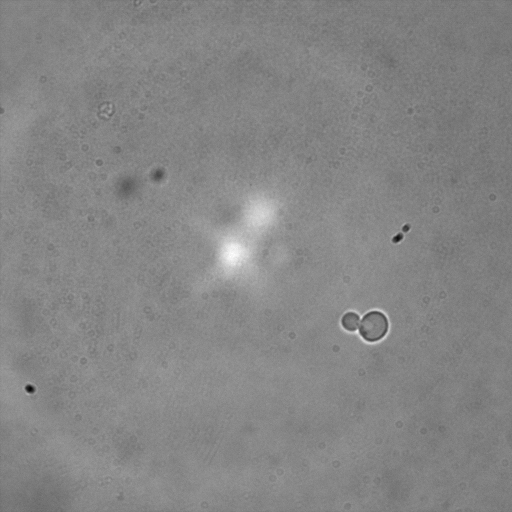
%> input picture Examples/APP/Image_Processing_V1.2/yeasts_bf1.tif, 512 x 512 px
$ octave --eval "result = CellData(imread('yeasts_bf1.tif'));"   (GNU Octave 9; MATLAB toolbox functions it lacks are replaced by stand-ins)
%> lines starting %> are read from the running program, lines starting %| are printed output that depends on the picture; in (x1, y1, x2, y2) boxes, pixels count from 0 and x2, y2 are one past the last pixel; in counts of white or black regions, pixels touching at a corner belong together; the program's own positions count from 1
### Examples/APP/Image_Processing_V1.2/edgeFun.m
function [I,foreground]=edgeFun(filename,rforgaussion,rforclosing)
warning('off');
if ischar(filename)
    sample=(imread(filename));
else
    sample=filename;
end
%sample=imadjust(sample);
if (nargin<3)
    rforclosing=ceil(min(size(sample,1),size(sample,2))/1000);
    if (nargin<2)
        rforgaussion=1;
    end
end

% initial saddle plot
if (size(sample,3)>1)
    gsample=rgb2gray(sample);
else
    gsample=sample;
end
if (rforgaussion)
    I=double(imgaussfilt(gsample,rforgaussion));
else
    I=double(gsample);
end
Ia=I(3:end,2:end-1)+I(1:end-2,2:end-1)-I(2:end-1,1:end-2)-I(2:end-1,3:end);
Ib=I(3:end,3:end)+I(1:end-2,1:end-2)-I(1:end-2,3:end)-I(3:end,1:end-2);
Ito=(Ia.^2+Ib.^2/4).^0.5;%./(I(2:end-1,2:end-1)+1);
I([1,end],:,:)=[];
I(:,[1,end],:)=[];
Ito=I.*Ito/max(Ito(:));
Ito=uint16(Ito/max(Ito(:))*(2^16-1));
%figure, imshowpair(gsample,Ito,'montage');

% closed saddle plot

IIto=Ito;
Ito = imfill(Ito,'holes');
Ito=imopen(Ito, strel('disk', rforclosing));

Ito=imclose(Ito, strel('disk', rforclosing));
Ito=imclearborder(Ito,8);
Ito=~imbinarize(Ito);

%figure, imshowpair(~Ito,IIto,'montage');

sample([1,end],:,:)=[];
sample(:,[1,end],:)=[];

fadesample=sample;
fadesample(repmat(Ito,1,1,size(sample,3)))=0;
%figure, imshow([sample,fadesample]);

foreground=sample;
foreground(repmat(Ito,1,1,size(sample,3)))=0;
%figure, imshow([sample,foreground]);
I=~Ito;

end

### Examples/APP/Image_Processing_V1.2/autoCluster2.m
function [I,foreground]=autoCluster2(filename)

warning('off');
if ischar(filename)
    sample=(imread(filename));
else
    sample=filename;
end

% initial saddle plot
if (size(sample,3)>1)
    gsample=rgb2gray(sample);
else
    gsample=sample;
end

I=imadjust(gsample,[],[],2);
I=imgaussfilt(I,1);

im = single(I(:));
im = im - mean(im);
im = im ./ std(im);
L = kmeans(im,2,'Replicates',2);
BW = (L==2);
I = reshape(BW,size(I));

I=imopen(I, strel('disk', 5));

foreground=sample;
foreground(~repmat(I,1,1,size(sample,3)))=0;
end

### Examples/APP/Image_Processing_V1.2/CellData.m
function result= CellData(image)
% this function will read in the image, pick up the foreground and segment
% the cell images, and return the Signal to Noise Ratio and other information.
% The output structure contains the following fields:
% SNRvalues:    Signal to Noise Ratio(SNR) for each cell
% cellIm:       The image only contains the effective cells
% cellP:        Number of pixels corresponding to all the cells
% effectiveP:   Number of pixels corresponding to the effective cells
% CC:           Connected components of all the cells
% stats:        table of detailes of Cells

% edge detection based segmentation
[~,clustered]=edgeFun(imadjust(image));
%> in edgeFun, `sample=filename;`:
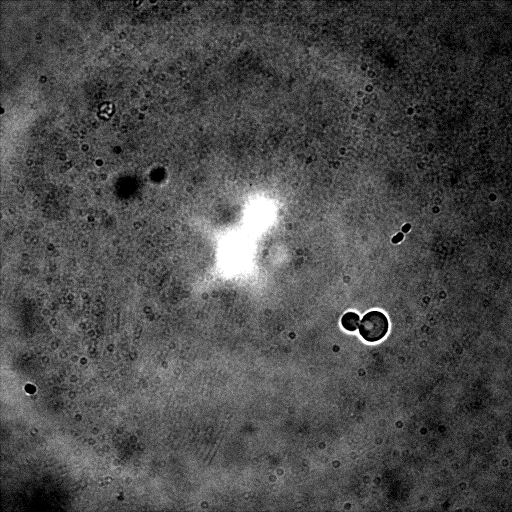
%> sample: size 512x512 uint16; min 0, max 65535, mean 19483.8; drawn with min black and max white
%> in edgeFun, `Ia=I(3:end,2:end-1)+I(1:end-2,2:end-1)-I(2:end-1,1:end-2)-I(2:end-1,3:..`:
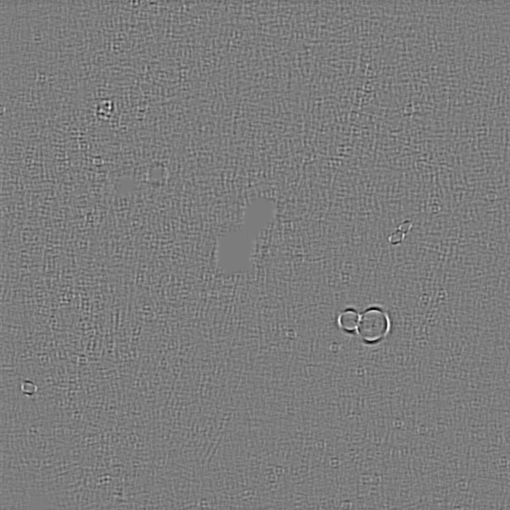
%> Ia: size 510x510 double; min -17088, max 17775, mean -2; drawn with min black and max white
%> in edgeFun, `Ib=I(3:end,3:end)+I(1:end-2,1:end-2)-I(1:end-2,3:end)-I(3:end,1:end-2);`:
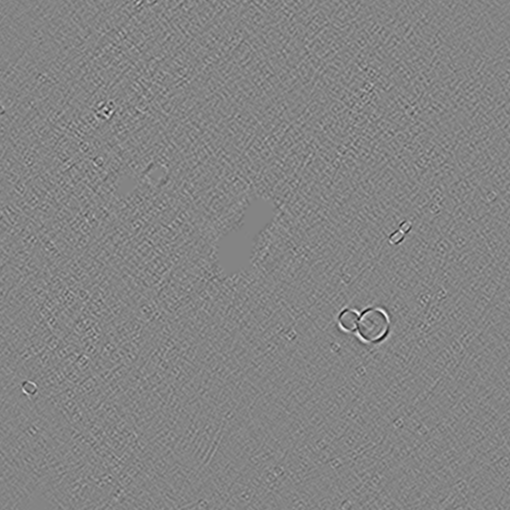
%> Ib: size 510x510 double; min -34969, max 32303, mean 0.2; drawn with min black and max white
%> in edgeFun, `Ito=I.*Ito/max(Ito(:));`:
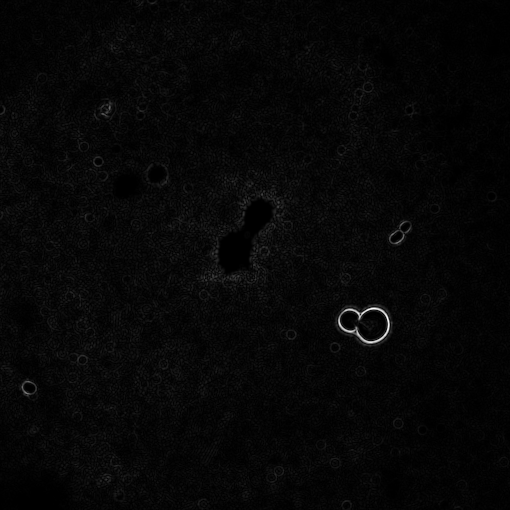
%> Ito: size 510x510 double; min 0, max 54123.1, mean 1467.4; drawn with min black and max white
%> in edgeFun, `Ito=~imbinarize(Ito);`:
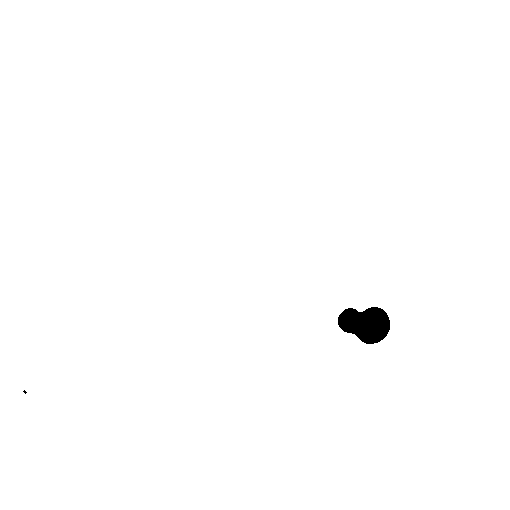
%> Ito: size 510x510 logical; 99.5% white; 2 black regions (1 under 20 px), largest, box (x1, y1, x2, y2) and area: (338, 307, 390, 344) 1414
image=image(2:end-1,2:end-1);
figure; imshowpair(imadjust(clustered),image,'Montage');

% clustering based segmentation
[I,clustered]=autoCluster2(clustered);
if (sum(I(:))>0.90*length(image(:)))
    I=~I;
end
figure; imshowpair(imadjust(clustered),imadjust(clustered),'Montage');

% Connected components of all the cells
CC=bwconncomp(I);
% table of detailes of Cells
s=regionprops('table',CC,'Area','Centroid','Eccentricity','Extent');

% Remove nonvalid cells based on their area, eccentricity, and extent
selected=1:CC.NumObjects;

selected(s.Eccentricity>mean(s.Eccentricity(logical(selected)))+...
    3*std(s.Eccentricity(logical(selected))))...
    =0;
selected(s.Extent<mean(s.Extent(logical(selected)))-...
    3*std(s.Extent(logical(selected))))...
    =0;
selected(s.Area>mean(s.Area(logical(selected)))+...
    3*std(s.Area(logical(selected))))...
    =0;
selected(selected==0)=[];

blank=false(size(I));

% only draw the effective cells
tempI=blank;
for id=selected
    tempI(CC.PixelIdxList{id})=true;
end
cellP=sum(I(:));
effectiveP=sum(tempI(:));
%imshowpair(tempI,I);

cellIm=image;
cellIm(~tempI)=0;
%figure,imshowpair(imadjust(image),imadjust(cellIm));

result.fluoLevels=arrayfun(@(id) sum(double(image(CC.PixelIdxList{id}))),...
    selected);

result.cellIm=cellIm;
result.effectiveP=effectiveP/cellP;
result.CC=CC;
result.stats=s;
result.mean=mean(result.fluoLevels);
result.std=std(result.fluoLevels);
end
%> in CellData, `imshowpair(imadjust(clustered),image,'Montage')`:
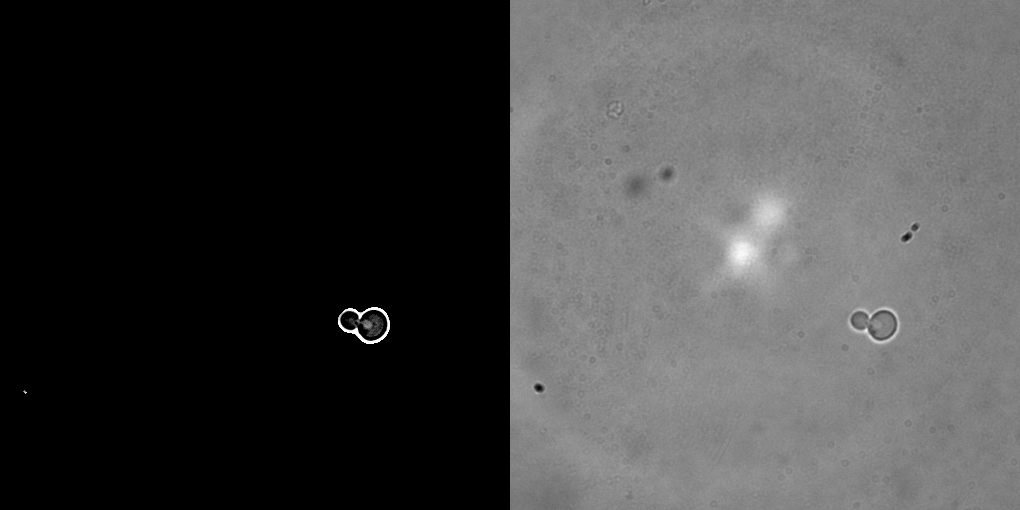
%> displayed picture: size 510x1020, on the screen's scale of 0 to 255; min 0, max 255, mean 67.1
%> in autoCluster2, `BW = (L==2);`: BW = 260100 logical values, 506 true
%> in autoCluster2, `I = reshape(BW,size(I));`:
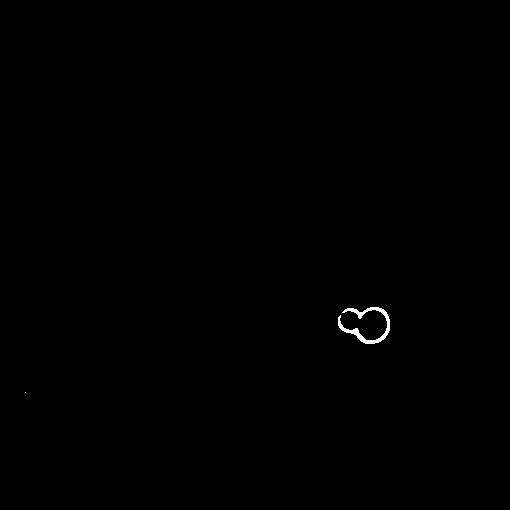
%> I: size 510x510 logical; 0.19% white; 2 white regions (1 under 20 px), largest, box (x1, y1, x2, y2) and area: (338, 307, 390, 344) 505
%> in autoCluster2, `I=imopen(I, strel('disk', 5));`: I: size 510x510 logical; every value is 0
%> in autoCluster2, `foreground(~repmat(I,1,1,size(sample,3)))=0;`: foreground: size 510x510 uint16; every value is 0
%> in CellData, `CC=bwconncomp(I);`: CC = 0 connected components
%> in CellData, `s=regionprops('table',CC,'Area','Centroid','Eccentricity','Extent');`: s = 0 regions
%> in CellData, `selected=1:CC.NumObjects;`: selected = []
%> (the run ends here)

$ run again, on Examples/APP/Image_Processing_V1.2/yeasts_bf4.tif
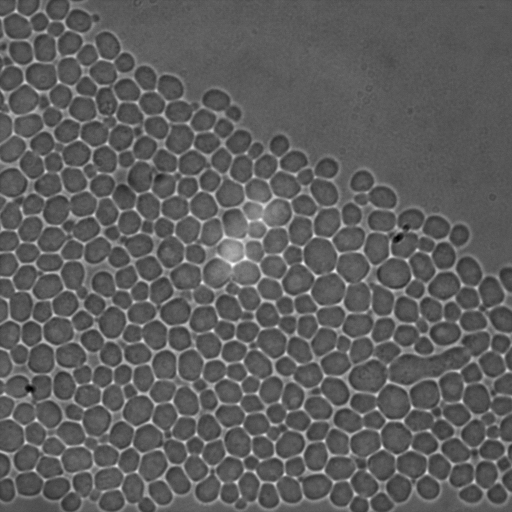
%> input picture Examples/APP/Image_Processing_V1.2/yeasts_bf4.tif, 512 x 512 px
%> in edgeFun, `Ito=~imbinarize(Ito);`:
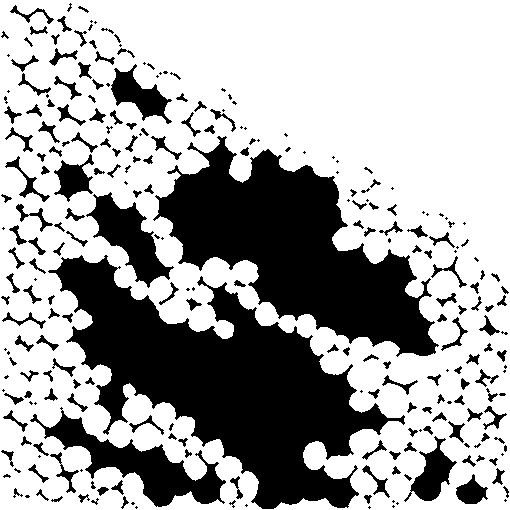
%> Ito: size 510x510 logical; 65.5% white; 264 black regions (82 under 20 px), largest, box (x1, y1, x2, y2) and area: (48, 255, 405, 509) 36167, (153, 136, 439, 357) 27960, (30, 407, 226, 507) 5482
%> BW = 260100 logical values, 31265 true
%> in CellData, `imshowpair(imadjust(clustered),imadjust(clustered),'Montage')`:
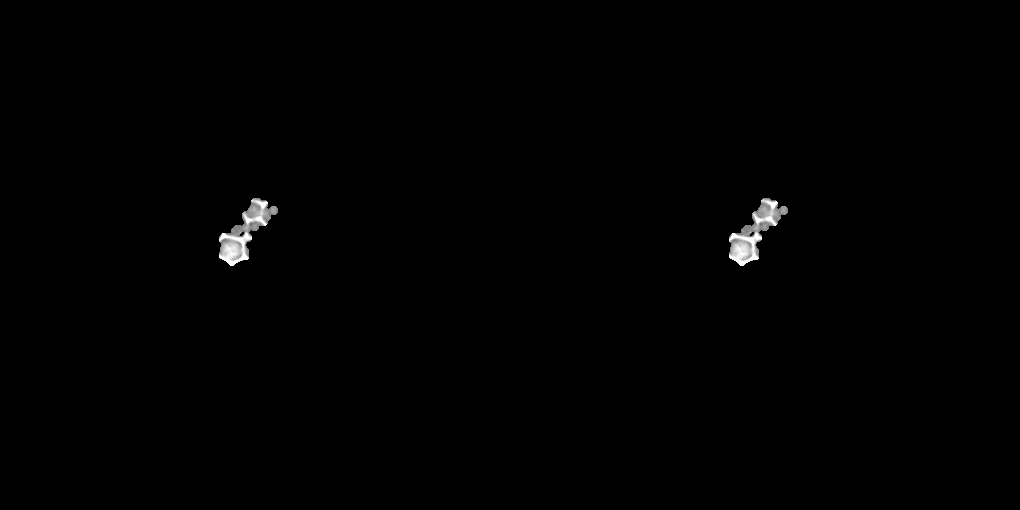
%> displayed picture: size 510x1020, on the screen's scale of 0 to 255; min 0, max 255, mean 1.2
%> CC = 1 connected component
%> s = 1 region; Area, Centroid, Eccentricity and Extent: 1716 [245.5 232.8] 0.935 0.428
%> selected = 1
%> the loop in CellData, `for id=selected` made 1 pass
%> cellP = 1716
%> result.fluoLevels = 64549176
%> result.effectiveP = 1
%> result.CC = 1 connected component
%> result.stats has the same summary as s
%> result.mean = 64549176
%> result.std = 0
%> result = {fluoLevels 64549176, effectiveP 1, mean 64549176, std 0}
